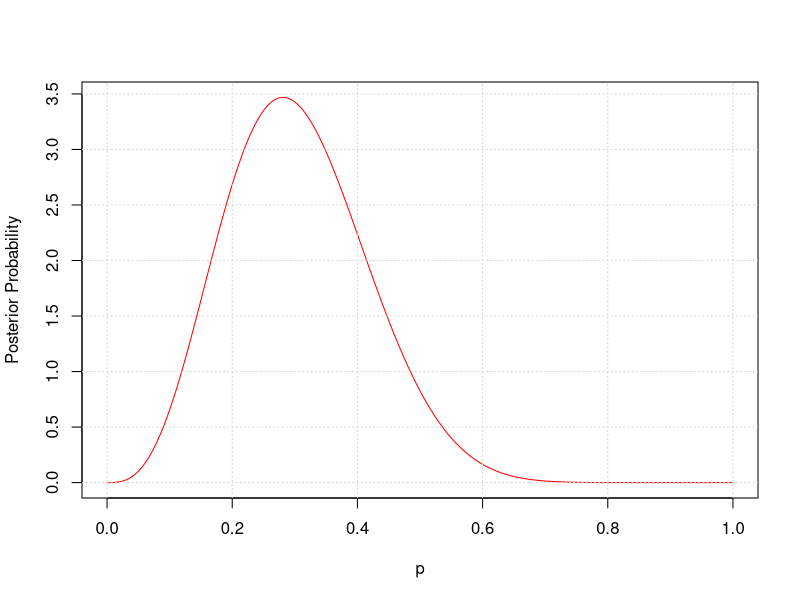

Recreate this plot in R.
p = seq(0, 1, length = 10000)

posterior = p^(3) * (1 - p)^(13) + 10 * p^(4) * (1 - p)^(12) + 45 * p^(5) * (1 - p)^(11)
c = 7735 / 8

plot(
  p,
  c * posterior,
  xlim = c(0, 1),
  type = "l",
  col = "red",
  xlab = "p",
  ylab = "Posterior Probability"
)

grid()

